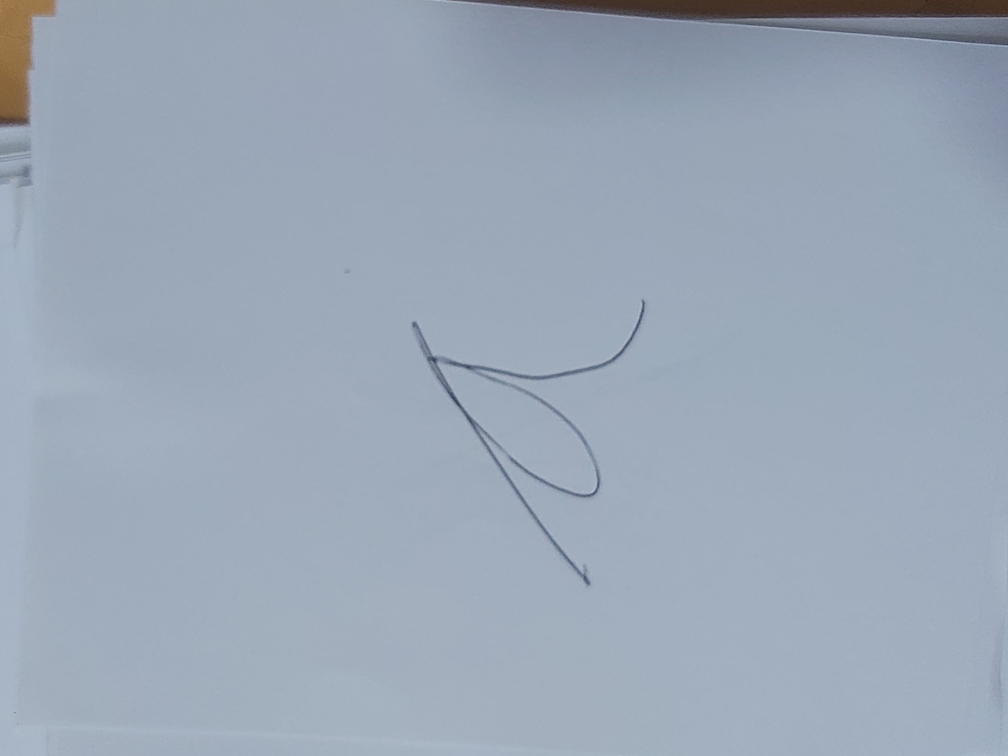
#> input picture A/a10.png, 4032 x 3024 px (shown at 1/4 size); its folder holds 4 pictures in this run
$ jupyter execute --allow-errors entrenamiento.ipynb
#> lines starting #> are read from the running program, lines starting #| are printed output that depends on the picture
## 1. Importación de Librerías

[cell 1]
# Librerías básicas
import numpy as np
import pandas as pd
import matplotlib.pyplot as plt
import seaborn as sns
from pathlib import Path
import warnings
warnings.filterwarnings('ignore')

# Procesamiento de imágenes
from PIL import Image
import cv2

# Machine Learning
from sklearn.model_selection import train_test_split, GridSearchCV, cross_val_score
from sklearn.preprocessing import StandardScaler
from sklearn.linear_model import LogisticRegression
from sklearn.ensemble import RandomForestClassifier
from sklearn.metrics import confusion_matrix, classification_report, accuracy_score

# Guardar modelo
import joblib

# Configuración de visualización
plt.rcParams['figure.figsize'] = (12, 8)
sns.set_style('whitegrid')

print("Librerías importadas correctamente")

## 2. Carga de Datos

Cargamos las imágenes de las 5 vocales desde sus respectivas carpetas.

[cell 2]
def cargar_imagenes(carpetas=['A', 'E', 'I', 'O', 'U'], tamaño=(28, 28)):
    """
    Carga y preprocesa imágenes de vocales.

    Args:
        carpetas: Lista de carpetas con las vocales
        tamaño: Tamaño al que se redimensionarán las imágenes

    Returns:
        X: Array de imágenes procesadas
        y: Array de etiquetas
        etiquetas_nombres: Diccionario de mapeo
    """
#> called with tamaño = (28, 28)
    imagenes = []
    etiquetas = []
    etiquetas_nombres = {0: 'A', 1: 'E', 2: 'I', 3: 'O', 4: 'U'}

    print("Cargando imágenes...\n")

    for idx, carpeta in enumerate(carpetas):
        ruta_carpeta = Path(carpeta)
        archivos = list(ruta_carpeta.glob('*.png')) + list(ruta_carpeta.glob('*.jpg'))

        print(f"  Vocal {carpeta}: {len(archivos)} imágenes")

        for archivo in archivos:
            try:
                # Leer imagen
                img = cv2.imread(str(archivo))
#> img is the input picture: shape (3024, 4032, 3); mean B, G, R 183.1, 167.5, 155.1

                # Convertir a escala de grises
                img_gray = cv2.cvtColor(img, cv2.COLOR_BGR2GRAY)
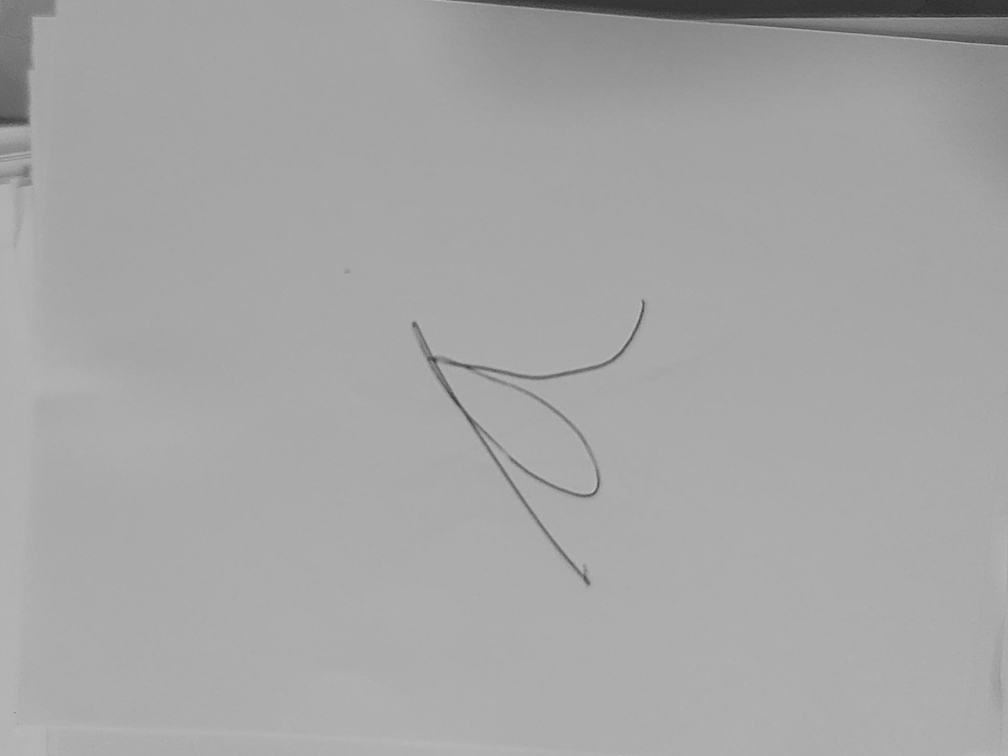
#> img_gray: shape (3024, 4032) (shown at 1/4 size); min 33, max 200, mean 165.6

                # Redimensionar
                img_resized = cv2.resize(img_gray, tamaño)
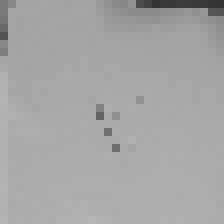
#> img_resized: shape (28, 28) (shown 8 times larger); min 52, max 181, mean 165.2

                # Normalizar (0-1)
                img_normalized = img_resized / 255.0

                # Aplanar a vector
                img_flatten = img_normalized.flatten()
#> img_flatten = 784 values, max 0.71 at index 767, min 0.204 at index 27, mean 0.648

                imagenes.append(img_flatten)
                etiquetas.append(idx)

            except Exception as e:
                print(f"Error cargando {archivo}: {e}")

    X = np.array(imagenes)
    y = np.array(etiquetas)

    print(f"\nTotal de imágenes cargadas: {len(X)}")
    print(f"Forma de X: {X.shape}")
#| Forma de X: (4, 784)
    print(f"Forma de y: {y.shape}")
#| Forma de y: (4,)

    return X, y, etiquetas_nombres

# Cargar datos
X, y, etiquetas_nombres = cargar_imagenes()

## 3. Visualización de Muestras

Visualizamos algunas imágenes de cada vocal para verificar la carga correcta.

[cell 3]
# Visualizar muestras aleatorias de cada vocal
fig, axes = plt.subplots(5, 5, figsize=(12, 12))
fig.suptitle('Muestras de Vocales (28x28 píxeles)', fontsize=16, fontweight='bold')

#> (the rest of this cell did not finish here and is left out)

## 4. Análisis de Distribución de Datos

[cell 4]
# Contar imágenes por clase
unique, counts = np.unique(y, return_counts=True)
distribucion = dict(zip([etiquetas_nombres[i] for i in unique], counts))

# Gráfico de barras
plt.figure(figsize=(10, 6))
plt.bar(distribucion.keys(), distribucion.values(), color=['#FF6B6B', '#4ECDC4', '#45B7D1', '#FFA07A', '#98D8C8'])
plt.title('Distribución de Imágenes por Vocal', fontsize=14, fontweight='bold')
plt.xlabel('Vocal', fontsize=12)
plt.ylabel('Cantidad de Imágenes', fontsize=12)
plt.grid(axis='y', alpha=0.3)

# Agregar valores encima de las barras
for vocal, cantidad in distribucion.items():
    plt.text(vocal, cantidad + 1, str(cantidad), ha='center', fontweight='bold')

plt.tight_layout()
plt.show()
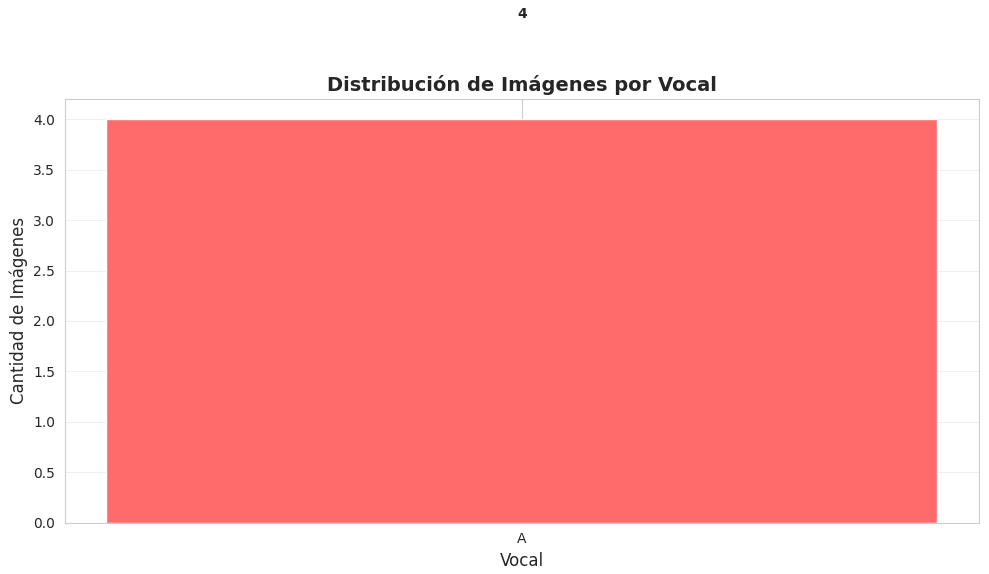
#> figure drawn by matplotlib, 1 panel

print("\nDistribución de datos:")
for vocal, cantidad in distribucion.items():
    print(f"   {vocal}: {cantidad} imágenes ({cantidad/len(y)*100:.1f}%)")

## 5. División de Datos: Entrenamiento y Prueba

Dividimos los datos en 80% entrenamiento y 20% prueba.

[cell 5]
# División de datos
X_train, X_test, y_train, y_test = train_test_split(
    X, y, test_size=0.2, random_state=42, stratify=y
)

print("División de datos:")
print(f"   Entrenamiento: {len(X_train)} imágenes ({len(X_train)/len(X)*100:.1f}%)")
print(f"   Prueba: {len(X_test)} imágenes ({len(X_test)/len(X)*100:.1f}%)")
print(f"\n   Forma X_train: {X_train.shape}")
#|    Forma X_train: (3, 784)
print(f"   Forma X_test: {X_test.shape}")
#|    Forma X_test: (1, 784)

## 6. Entrenamiento de Modelos

### 6.1 Modelo 1: Regresión Logística

[cell 6]
print("Entrenando Regresión Logística...\n")

# Definir modelo
lr_model = LogisticRegression(max_iter=1000, random_state=42)

# Entrenar
#> (the rest of this cell did not finish here and is left out)

### 6.2 Modelo 2: Random Forest con Optimización de Hiperparámetros

[cell 7]
print("Entrenando Random Forest con Grid Search...\n")

# Definir parámetros a optimizar
param_grid = {
    'n_estimators': [50, 100, 150],
    'max_depth': [10, 20, None],
    'min_samples_split': [2, 5],
    'min_samples_leaf': [1, 2]
}

# Modelo base
rf_base = RandomForestClassifier(random_state=42)

# Grid Search con validación cruzada
grid_search = GridSearchCV(
    rf_base,
    param_grid,
    cv=5,
    scoring='accuracy',
    n_jobs=-1,
    verbose=1
)

# Entrenar
#> (the rest of this cell did not finish here and is left out)

## 7. Comparación de Modelos

#> (a cell that did not finish here is left out)

## 8. Análisis Estadístico: Matriz de Confusión

#> (a cell that did not finish here is left out)

## 9. Razonamiento Probabilístico

Analizamos las probabilidades de predicción para cada clase.

#> (a cell that did not finish here is left out)

### 9.1 Visualización de Probabilidades

#> (a cell that did not finish here is left out)

## 10. Análisis de Incertidumbre

Identificamos casos donde el modelo tiene dudas (probabilidades similares entre múltiples clases).

#> (a cell that did not finish here is left out)

### 10.1 Visualización de Casos Inciertos

[cell 13]
# Visualizar los 3 casos más inciertos
fig, axes = plt.subplots(3, 2, figsize=(14, 12))
fig.suptitle('Casos de Mayor Incertidumbre', fontsize=16, fontweight='bold')

#> (the rest of this cell did not finish here and is left out)

## 11. Guardar el Mejor Modelo

#> (a cell that did not finish here is left out)

## 12. Resumen y Conclusiones

[cell 15]
print("="*60)
print("RESUMEN DEL PROYECTO")
print("="*60)
print(f"\nRequerimientos Cumplidos:\n")
print("   1. ✓ Preprocesamiento: Imágenes convertidas a 28x28, normalizadas y aplanadas")
print("   2. ✓ Dos modelos entrenados: Regresión Logística y Random Forest")
print("   3. ✓ Optimización: Grid Search con validación cruzada")
print("   4. ✓ Matriz de confusión: Análisis de pares difíciles de distinguir")
print("   5. ✓ Razonamiento probabilístico: Probabilidades para las 5 clases")
print("   6. ✓ Análisis de incertidumbre: Casos con predicciones cercanas\n")

print("Resultados:\n")
print(f"   • Total de imágenes: {len(X)}")
#> (the rest of this cell did not finish here and is left out)

## 13. (OPCIONAL) Mejora: Data Augmentation

Para mejorar la generalización del modelo a imágenes nuevas, podemos generar variaciones de las imágenes existentes.

[cell 16]
from scipy.ndimage import rotate, shift
from sklearn.utils import shuffle

def generar_variaciones(X, y, factor=3):
    """
    Genera variaciones de las imágenes para mejorar la generalización.

    Args:
        X: Imágenes originales aplanadas
        y: Etiquetas
        factor: Cuántas variaciones generar por imagen

    Returns:
        X_aumentado, y_aumentado
    """
#> called with X = array of shape (4, 784), y = array of shape (4,), factor = 3
    X_reshaped = X.reshape(-1, 28, 28)
    X_nuevo = []
    y_nuevo = []

    print(f"Generando {factor} variaciones por cada imagen...\n")

    for i, (img, label) in enumerate(zip(X_reshaped, y)):
        # Imagen original
        X_nuevo.append(img.flatten())
        y_nuevo.append(label)

        for _ in range(factor - 1):
            img_var = img.copy()

            # Rotación aleatoria (-15 a 15 grados)
            angulo = np.random.uniform(-15, 15)
            img_var = rotate(img_var, angulo, reshape=False, mode='nearest')

            # Desplazamiento aleatorio (-2 a 2 píxeles)
            dx = np.random.randint(-2, 3)
            dy = np.random.randint(-2, 3)
            img_var = shift(img_var, [dy, dx], mode='nearest')

            # Pequeño zoom (0.9 a 1.1)
            zoom_factor = np.random.uniform(0.9, 1.1)
            h, w = img_var.shape
            new_h, new_w = int(h * zoom_factor), int(w * zoom_factor)
            img_zoomed = cv2.resize(img_var, (new_w, new_h))

            # Re-centrar
            if zoom_factor > 1:
                # Recortar
                start_h = (new_h - h) // 2
                start_w = (new_w - w) // 2
                img_var = img_zoomed[start_h:start_h+h, start_w:start_w+w]
            else:
                # Pad
                pad_h = (h - new_h) // 2
                pad_w = (w - new_w) // 2
                img_var = np.pad(img_zoomed,
                                ((pad_h, h-new_h-pad_h), (pad_w, w-new_w-pad_w)),
                                mode='constant')

            # Asegurar tamaño correcto
            img_var = cv2.resize(img_var, (28, 28))

            X_nuevo.append(img_var.flatten())
            y_nuevo.append(label)

        if (i + 1) % 100 == 0:
            print(f"   Procesadas {i + 1}/{len(X)} imágenes...")
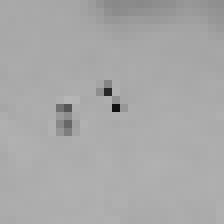
#> img_var: shape (28, 28) float64 (shown 8 times larger); min 0.0667, max 0.716, mean 0.663

    X_aumentado = np.array(X_nuevo)
    y_aumentado = np.array(y_nuevo)

    # Mezclar
    X_aumentado, y_aumentado = shuffle(X_aumentado, y_aumentado, random_state=42)

    print(f"\nDataset aumentado:")
    print(f"   Original: {len(X)} imágenes")
    print(f"   Aumentado: {len(X_aumentado)} imágenes")
    print(f"   Factor de aumento: {len(X_aumentado) / len(X):.1f}x")

    return X_aumentado, y_aumentado

# Generar dataset aumentado
X_aug, y_aug = generar_variaciones(X, y, factor=3)
